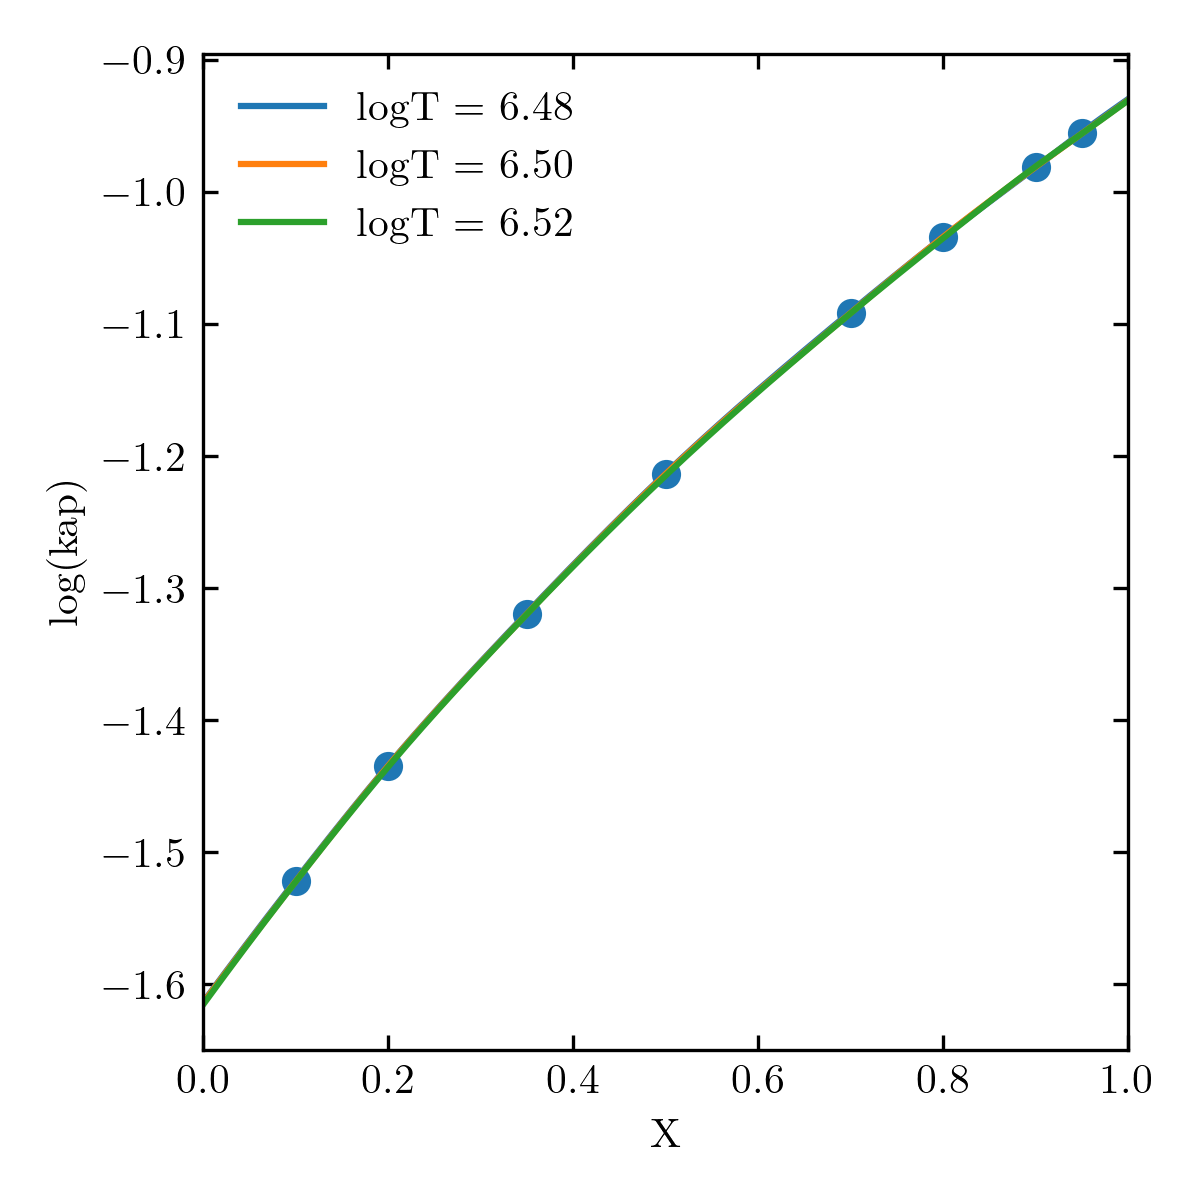

This figure's Python source:
#!/usr/bin/env python

import copy
import numpy as np
import matplotlib as mpl
import matplotlib.pyplot as plt
import matplotlib.colors as colors
from scipy.interpolate import interp1d

#xpts = np.array([0,0.1,0.2,0.35,0.5,0.7,0.8,0.9,0.95,1.0])
xpts = np.array([0.1,0.2,0.35,0.5,0.7,0.8,0.9,0.95])

def parse(fname):
    nY, nX = np.loadtxt(fname, max_rows=1, skiprows=3, unpack=True, dtype=int)
    data = np.loadtxt(fname, skiprows=4)
    data = np.reshape(data, ((nX, nY, -1)))
    Yran = np.array(data[0,:,0])
    Xran = np.array(data[:,0,1])
    data = np.swapaxes(data, 0, 1)
    return data, Yran, Xran, nX, nY

#files = ['opacity_linear_bigrange.dat','opacity_cubic_bigrange.dat']
files = ['opacity_cubic_bigrange.dat']

with open(files[0]) as f:
    title = f.readline().strip()
    xlabel = f.readline().strip()
    ylabel = f.readline().strip()


# set up plot and labels
fig, ax = plt.subplots()
ax.set_xlabel(xlabel)
ax.set_ylabel(title)
    
for infile in files:
    kapDT, Yran, Xran, nX, nY = parse(infile)
    
    logkap_logTmid = kapDT[int(nY/2),:,2]
    logkap_logTmid_m1 = kapDT[int(nY/2)-10,:,2]
    logkap_logTmid_p1 = kapDT[int(nY/2)+10,:,2]

    logTmid_m1 = kapDT[int(nY/2)-10,0,0]
    logTmid = kapDT[int(nY/2),0,0]
    logTmid_p1 = kapDT[int(nY/2)+10,0,0]
    
    # check temperature
    print("logT =",logTmid_m1,logTmid,logTmid_p1)

    ax.plot(Xran,logkap_logTmid_m1,label='logT = {:.2f}'.format(logTmid_m1))
    ax.plot(Xran,logkap_logTmid,label='logT = {:.2f}'.format(logTmid))
    ax.plot(Xran,logkap_logTmid_p1,label='logT = {:.2f}'.format(logTmid_p1))
    #ax.plot(Xran,logkap_logTmid_p1,ls='--')
    ax.set_xlim(Xran.min(), Xran.max())

    finterp = interp1d(Xran,logkap_logTmid)
    ax.scatter(xpts,finterp(xpts))

#ax.set_xlim(0.8,1.0)
#ax.set_ylim(-1,-0.95)


ax.legend()

# save figure
fig.savefig('opacity_line.png', dpi=300)

plt.show()
